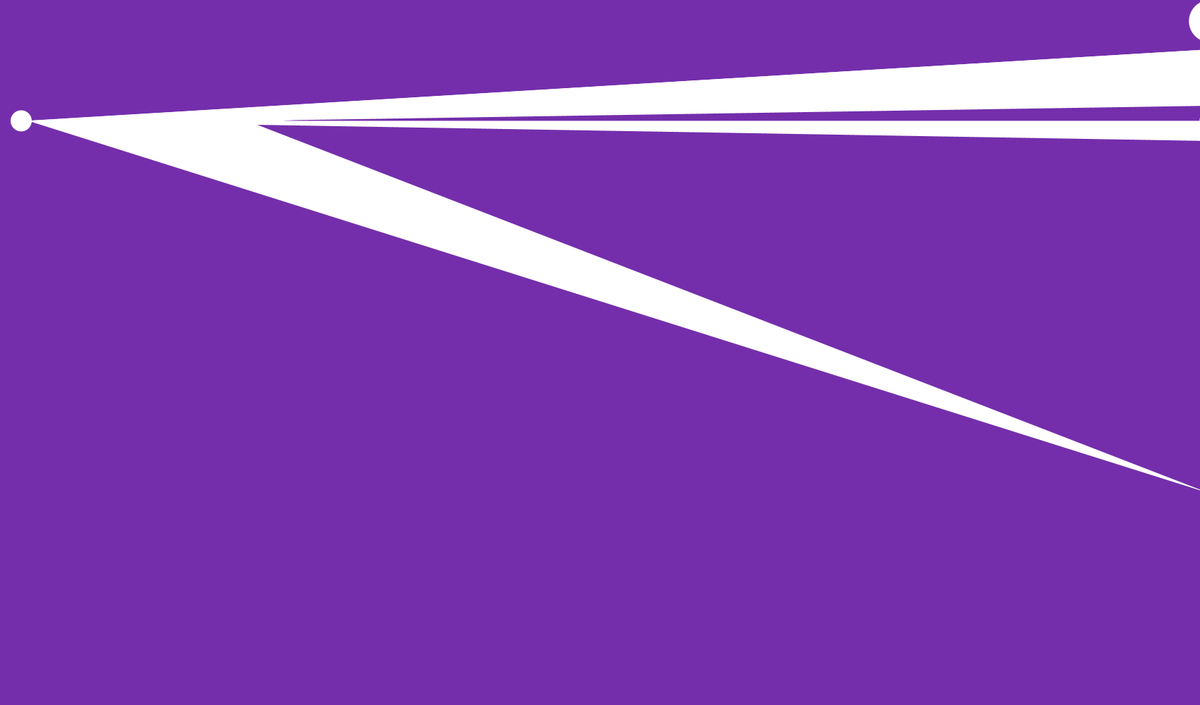
Frame 1 (no input)
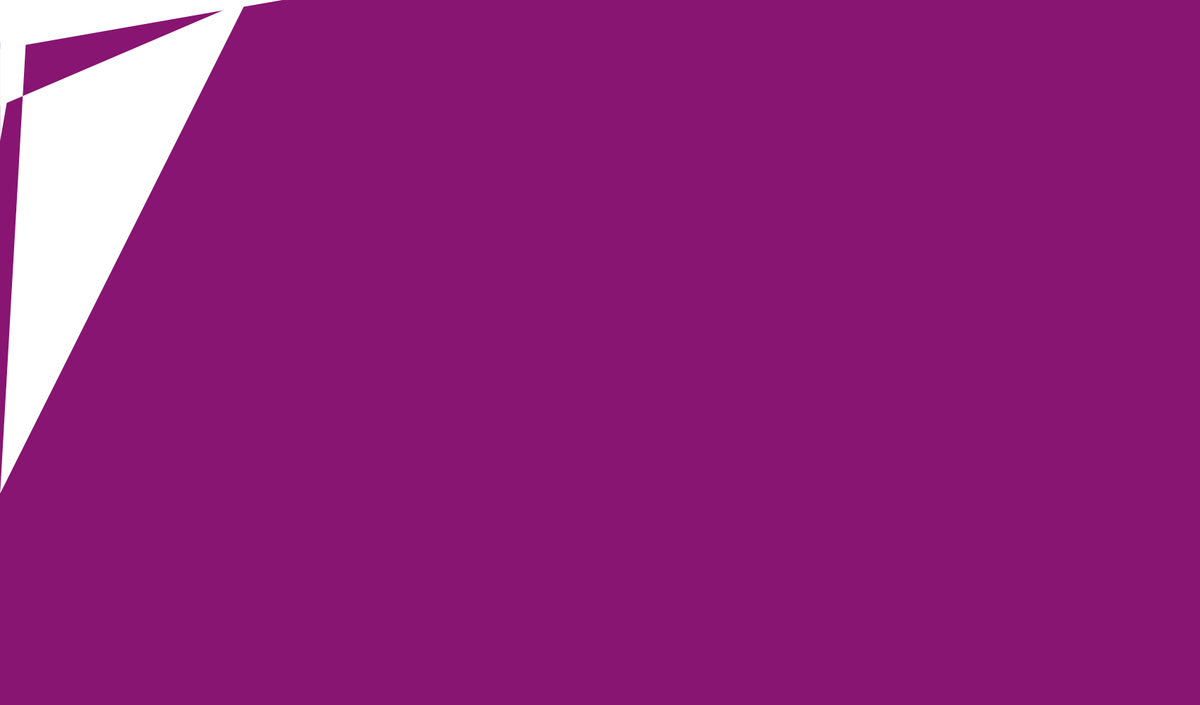
Frame 60 (the mouse pressed at the canvas centre just before this capture)
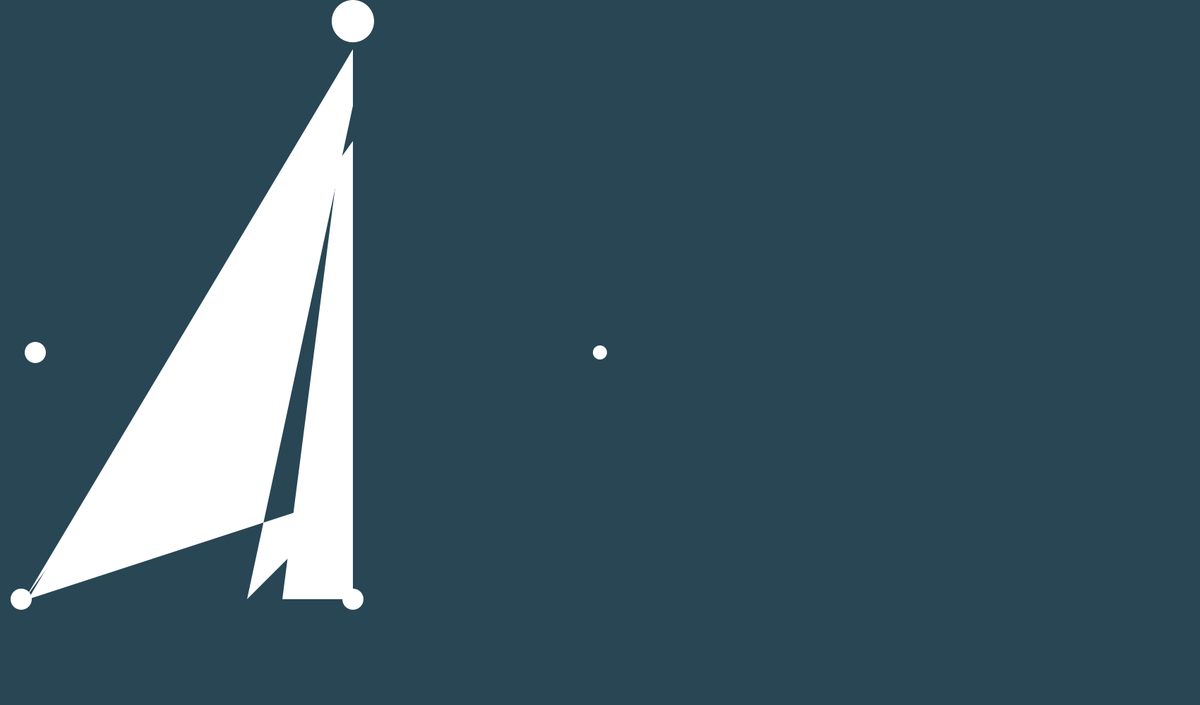
Frame 120 (the mouse held since frame 60 and released just before this capture)

The Processing sketch that drew these frames (run headless with seeded random() and noise(); from frame 60 on, the mouse is pressed at the canvas centre):

// Processing sketch: processing_58604
// ── processing_58604.pde

float ellSize = 10;
float dotX = 200;
float dotY = 2000;



void setup() {
  size(1700,1000);
  frameRate(20);
  smooth();
  noStroke();
  
}
 
void draw() {
  float R = random(180);
  float G = random(180);
  float B = random(180);
  background(R,G,B,10);
 
  dotX = (mouseX-dotX)/7 + dotX;
  dotY = (mouseY-dotY)/7 + dotY;
  ellipse(dotX,dotY,20,20);
  ellipse(dotY,dotX,30,30);
  ellipse(dotY,30,60,60);
  ellipse(30,dotX,30,30);
  ellipse(50,dotY,30,30);
  line(100,dotX,300,dotY);
  
  beginShape();
    vertex(dotY,70);
    vertex(40,dotX);
    vertex(dotY,700);
    vertex(350,dotX);
    vertex(dotY,150);
    endShape();
    
     beginShape();
    vertex(dotY,dotX);
    vertex(400,dotX);
    vertex(dotY,70);
    vertex(35,dotX);
    vertex(dotY,200);
    endShape();
}
    void mouseClicked(){
      ellipse(width/2,height/2,dotX++,dotY++);
    }
  
 // for (int i=0; i < 10; i++){
   // if (dist (x,y) < 25){
    // ellipse (mouseX,mouseY,ellSize++,ellSize++);
    //}
  //}
  // if (dist (x,y) > 25){
   //   ellipse (dot,ellSize++,ellSize++);
   // }
 
